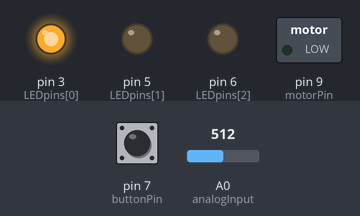
The sketch below on a simulated SparkFun Pro Micro, built with avr-gcc and run on an emulated ATmega32U4. Parts: switched loads named in the sketch (green lamp = pin HIGH), output pins drawn as LEDs (lit = HIGH). The inputs (shaded band) are chosen by the test bench; at power-on: pin 7 (buttonPin) LOW, A0 (analogInput) = 512.

Above: at 0.1 s.
At 1.1 s:
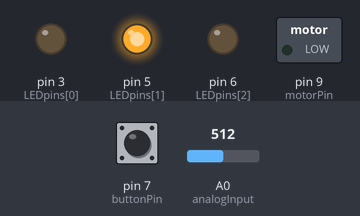
At 2.6 s:
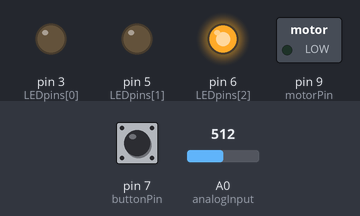
At 13.1 s:
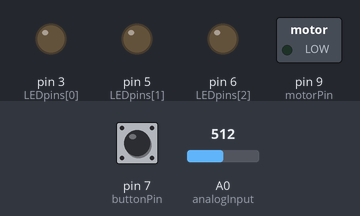
At 23.1 s:
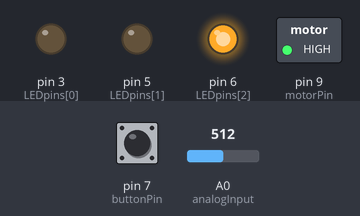
Timing chart, 0 to 29.5 s (numbered marks = the images above):
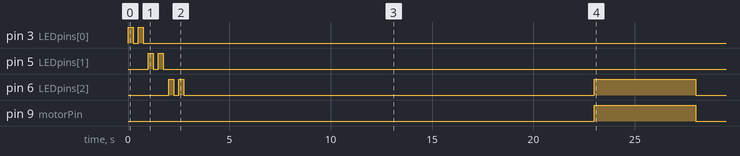

Measured:
- by itself, pin 6 (LEDpins[2]): goes LOW 0.25 s, HIGH 0.25 s, LOW 20.2 s, HIGH 5.0 s, then LOW
- by itself, pin 9 (motorPin): LOW → HIGH at 23.0 s, → LOW 5.0 s later

The sketch:

CatFeeder_001.ino
```cpp
//CatFeeder v 001
//Modification of Lusmo cat feeder, I was unable to replace the 4xD batteries
//with a power supply and have opted to interface directly with the Motor via
//a MOSFET, and read the feed motor rotations using the built in 'clicker'.


byte motorPin = 9; // this pin controls the LED
byte analogInput = A0; // this is the analog input pin for the potentiometer
byte buttonPin = 7; // this pin controls the button
bool buttonState = LOW;
bool prevButton = LOW;
byte clickCount = 0;
byte clicks = 10; //cycles to continue turning motor, many clicks per cycle
byte runMotor = 0;
unsigned long currentMillis = 0;
unsigned long prevMillis = 0;
// length of time between cycles
int feedingCycle =  20000; //28800000; // 8 hours = 2.88e7 milliseconds
int maxCycle = 5000; // max length of time for any feeding cycle to run (in case clicks fails)
int fade = 2;
bool fadeDir = 1;
byte LEDpins[] = {3,5,6};

void setup() {
  Serial.begin(9600); // start serial for debugging

  pinMode(motorPin, OUTPUT); // set motor pin for output
  for(byte i=0;i<3;i++){
    pinMode(LEDpins[i], OUTPUT); // LED  pin
  }
  pinMode(buttonPin, INPUT); // set button pin for input

  TXLED1; // turn off onboard leds on pro micro
  RXLED1; // turn off onboard leds on pro micro

  // startup LED light show
  for(byte i=0;i<3;i++){
    digitalWrite(LEDpins[i],HIGH); delay(250);
    digitalWrite(LEDpins[i],LOW);  delay(250);
    digitalWrite(LEDpins[i],HIGH); delay(250);
    digitalWrite(LEDpins[i],LOW);  delay(250);
  }

  // option to press button and feed 'now'
       currentMillis = millis(); //current time
       prevMillis = currentMillis;
   while(currentMillis - prevMillis < 10000) { //ten seconds
     buttonState = digitalRead(buttonPin);
        if(buttonState != prevButton) {
          if(!buttonState) { //from On to Off, press and release
            prevMillis = feedingCycle; //trigger cycle on first loop
          }
        }
      prevButton = buttonState;
      currentMillis = millis(); //current time

      // pulse the LED, really fast

      analogWrite(LEDpins[0],fade);
      if(fadeDir == 0) fade++; else fade--;
      if(fade > 150) fadeDir = 0;
      if(fade < 2) fadeDir  = 1;
      delay(3);
   }
    digitalWrite(3,LOW); //turn off led
  // continue to main program using feedingCycle of 8 hours

}


void loop() {
  int analogReading = analogRead(analogInput); // read from the potentiometer

  currentMillis = millis(); //current time

  if((unsigned long)(currentMillis - prevMillis) > feedingCycle) {
    runMotor = 1;
    prevMillis = currentMillis; // track time
    while(runMotor && (unsigned long)(currentMillis - prevMillis) < maxCycle) {
      currentMillis = millis(); //update time
      digitalWrite(motorPin, HIGH); // turn on motor
      digitalWrite(LEDpins[2],HIGH); // turn on LED
      analogReading = analogRead(analogInput); // read from the potentiometer
      buttonState = digitalRead(buttonPin);
      if(buttonState != prevButton) {
        if(!buttonState) { //from On to Off, press and release
          clickCount++; // increase clickCount after button release
          Serial.println(clickCount);
          digitalWrite(LEDpins[1],HIGH); delay(20); digitalWrite(LEDpins[1],LOW); //flash LED
        }
      }
      prevButton = buttonState; // store last value
      if(clickCount > clicks) {
        clickCount = 0; //reset clicks
        runMotor = 0;
        break; // exit while loop after motor running cycle
      }
    }
    clickCount = 0;
  }

  digitalWrite(motorPin,LOW); //turn off motor
  digitalWrite(LEDpins[2],LOW); // turn off LED
//  Serial.print(clickCount); Serial.print(",");
//  Serial.print(runMotor); Serial.print(",");
//  Serial.print((unsigned long)(currentMillis - prevMillis)); Serial.print(",");
//  Serial.print(currentMillis); Serial.print(",");
//  Serial.println(prevMillis);
//

}
```
